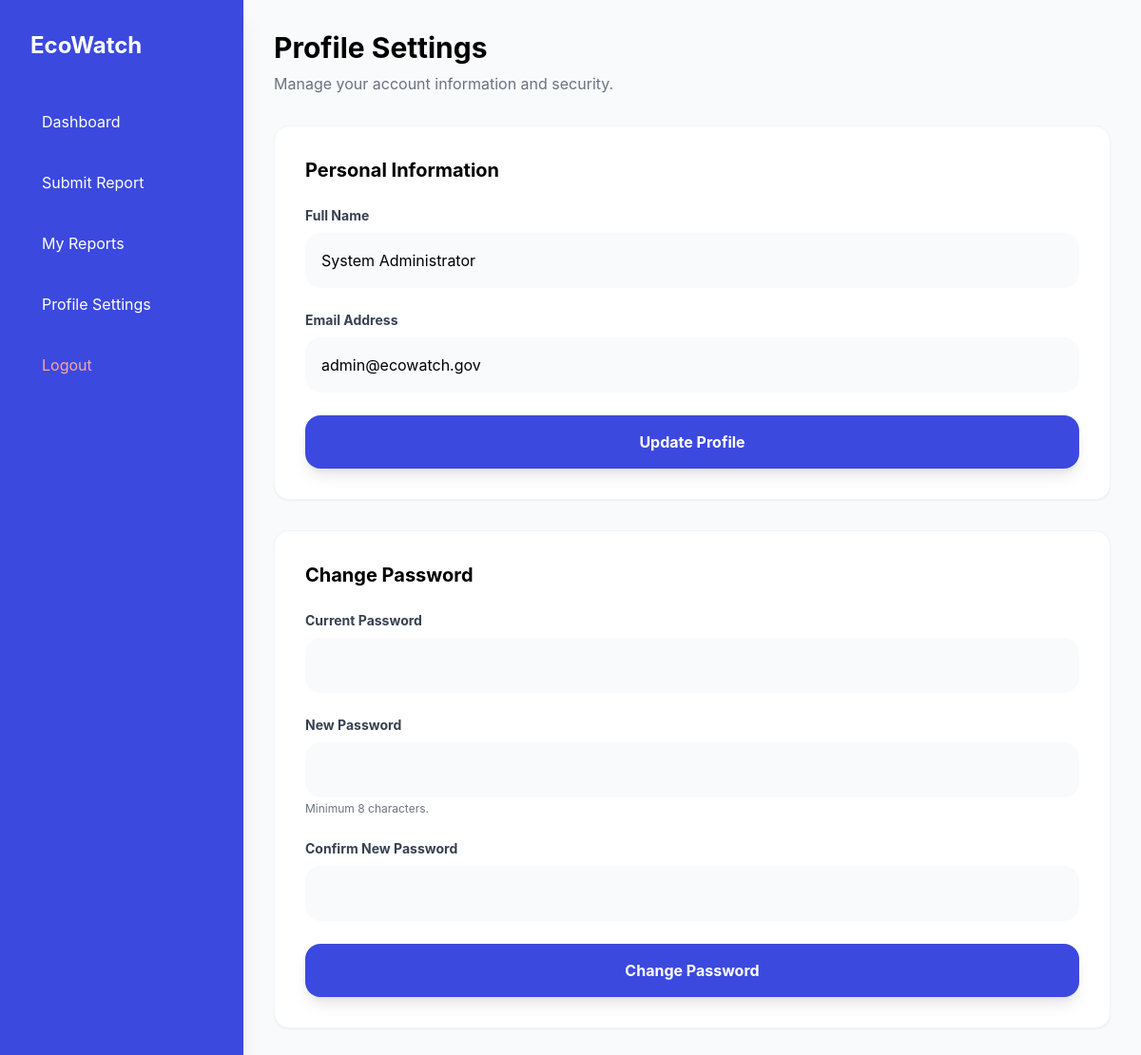
Before: /profile.php (signed in) with the older database file.
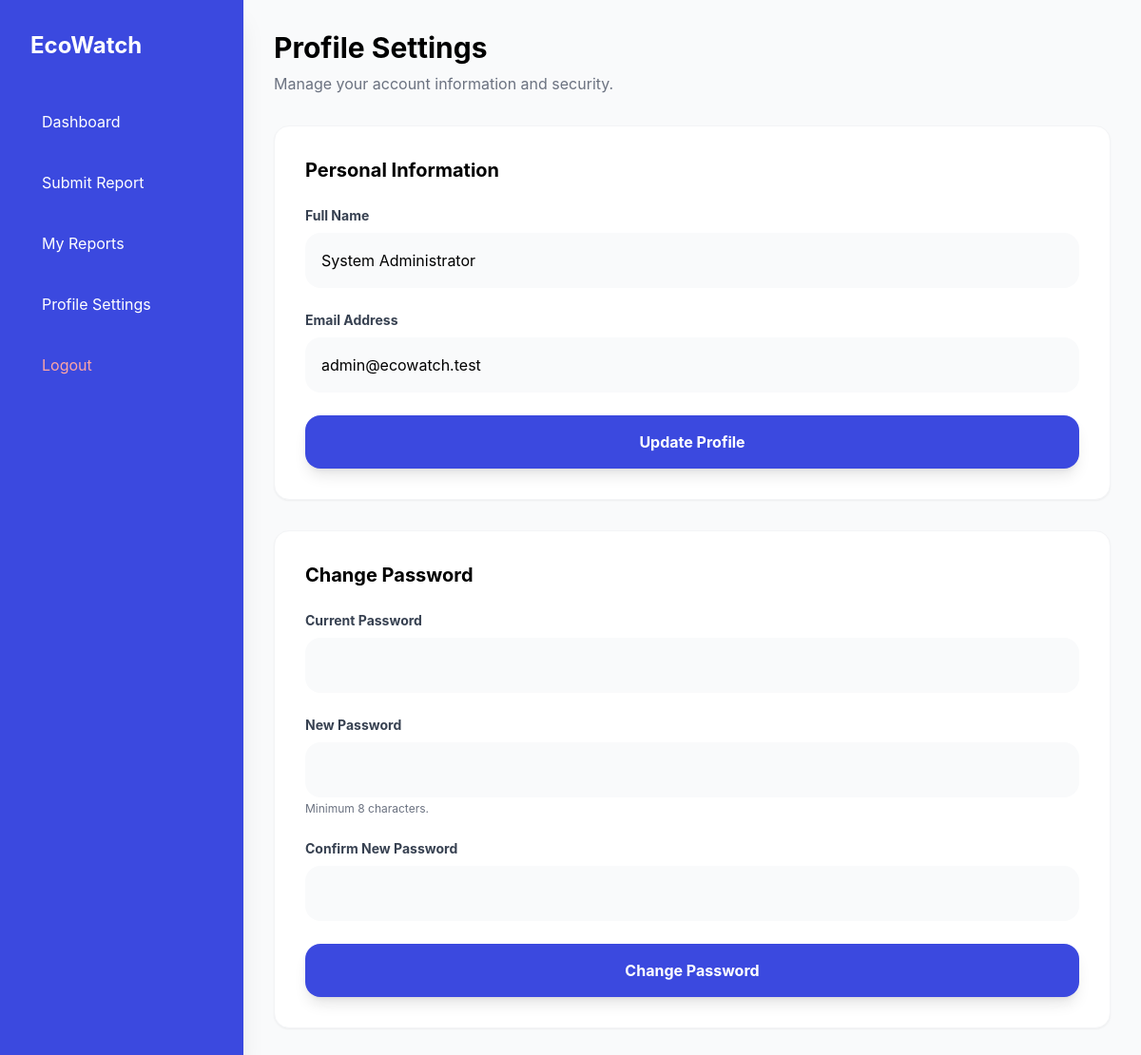
After: the same page with the newer database file.
### tables this page shows
CREATE TABLE users (
    id INT AUTO_INCREMENT PRIMARY KEY,
    name VARCHAR(100) NOT NULL,
    email VARCHAR(100) NOT NULL UNIQUE,
    password VARCHAR(255) NOT NULL,
    role ENUM('user', 'admin') DEFAULT 'user',
    created_at TIMESTAMP DEFAULT CURRENT_TIMESTAMP
);

### profile.php (the view, shortened to what this page needs)
<?php
require_once __DIR__ . '/db_connection.php';
$userId = $_SESSION['user_id'];
try {
    $stmt = $pdo->prepare('SELECT id, name, email, created_at FROM users WHERE id = :id LIMIT 1');
    $stmt->execute([':id' => $userId]);
    $user = $stmt->fetch(PDO::FETCH_ASSOC);
} catch (Exception $e) {
    error_log('Profile fetch error: ' . $e->getMessage());
    $user = [];
}
?>
<!DOCTYPE html>
<html lang="en">
<head>
    <script src="https://cdn.tailwindcss.com"></script>
</head>
<body class="bg-gray-50 min-h-screen">
    <?php include __DIR__ . '/includes/sidebar.php'; ?>
    <main class="flex-1 ml-4 pt-16 md:ml-64 md:pt-8 p-4 sm:p-8">
        <h1 class="text-3xl font-bold mb-2">Profile Settings</h1>
        <p class="text-gray-500 mb-8">Manage your account information and security.</p>
        <div class="bg-white p-8 rounded-2xl shadow-sm border border-gray-100 mb-8">
            <h2 class="text-xl font-bold mb-6">Personal Information</h2>
            <form id="profile-form" onsubmit="updateProfile(event)" class="space-y-6">
                <div>
                    <label class="block text-sm font-bold text-gray-700 mb-2">Full Name</label>
                    <input type="text" name="name" value="<?php echo htmlspecialchars($user['name'] ?? ''); ?>" required class="w-full p-4 bg-gray-50 rounded-2xl border border-transparent focus:border-indigo-500 focus:bg-white focus:ring-4 focus:ring-indigo-500/10 outline-none transition-all duration-300">
                </div>
                <div>
                    <label class="block text-sm font-bold text-gray-700 mb-2">Email Address</label>
                    <input type="email" name="email" value="<?php echo htmlspecialchars($user['email'] ?? ''); ?>" required class="w-full p-4 bg-gray-50 rounded-2xl border border-transparent focus:border-indigo-500 focus:bg-white focus:ring-4 focus:ring-indigo-500/10 outline-none transition-all duration-300">
                </div>
                <button type="submit" class="w-full bg-[#3B49DF] text-white p-4 rounded-2xl font-bold hover:bg-[#2D39B5] shadow-lg transition-all duration-300">Update Profile</button>
            </form>
        </div>
        <div class="bg-white p-8 rounded-2xl shadow-sm border border-gray-100">
            <h2 class="text-xl font-bold mb-6">Change Password</h2>
            <form id="password-form" onsubmit="changePassword(event)" class="space-y-6">
                <div>
                    <label class="block text-sm font-bold text-gray-700 mb-2">Current Password</label>
                    <input type="password" name="current_password" required class="w-full p-4 bg-gray-50 rounded-2xl border border-transparent focus:border-indigo-500 focus:bg-white focus:ring-4 focus:ring-indigo-500/10 outline-none transition-all duration-300">
                </div>
                <div>
                    <label class="block text-sm font-bold text-gray-700 mb-2">New Password</label>
                    <input type="password" name="new_password" required minlength="8" class="w-full p-4 bg-gray-50 rounded-2xl border border-transparent focus:border-indigo-500 focus:bg-white focus:ring-4 focus:ring-indigo-500/10 outline-none transition-all duration-300">
                    <p class="text-xs text-gray-500 mt-1">Minimum 8 characters.</p>
                </div>
                <div>
                    <label class="block text-sm font-bold text-gray-700 mb-2">Confirm New Password</label>
                    <input type="password" name="confirm_password" required minlength="8" class="w-full p-4 bg-gray-50 rounded-2xl border border-transparent focus:border-indigo-500 focus:bg-white focus:ring-4 focus:ring-indigo-500/10 outline-none transition-all duration-300">
                </div>
                <button type="submit" class="w-full bg-[#3B49DF] text-white p-4 rounded-2xl font-bold hover:bg-[#2D39B5] shadow-lg transition-all duration-300">Change Password</button>
            </form>
        </div>
    </main>
</body>
</html>

Changed rows visible on the page:
changed users "System Administrator": email "admin@ecowatch.gov" → "admin@ecowatch.test"
